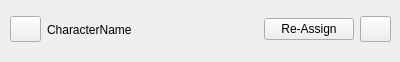
<?xml version="1.0" encoding="UTF-8"?>
<ui version="4.0">
 <class>Form</class>
 <widget class="QWidget" name="Form">
  <property name="geometry">
   <rect>
    <x>0</x>
    <y>0</y>
    <width>400</width>
    <height>62</height>
   </rect>
  </property>
  <property name="windowTitle">
   <string>Form</string>
  </property>
  <property name="windowIcon">
   <iconset>
    <normaloff>../../../Pictures/Icons/DialogueAI_AppIcon.xpm</normaloff>../../../Pictures/Icons/DialogueAI_AppIcon.xpm</iconset>
  </property>
  <widget class="QWidget" name="horizontalLayoutWidget">
   <property name="geometry">
    <rect>
     <x>10</x>
     <y>9</y>
     <width>381</width>
     <height>41</height>
    </rect>
   </property>
   <layout class="QHBoxLayout" name="horizontalLayout">
    <item>
     <widget class="QPushButton" name="pushButton_3">
      <property name="sizePolicy">
       <sizepolicy hsizetype="Minimum" vsizetype="Fixed">
        <horstretch>0</horstretch>
        <verstretch>0</verstretch>
       </sizepolicy>
      </property>
      <property name="minimumSize">
       <size>
        <width>31</width>
        <height>26</height>
       </size>
      </property>
      <property name="maximumSize">
       <size>
        <width>31</width>
        <height>26</height>
       </size>
      </property>
      <property name="text">
       <string/>
      </property>
      <property name="icon">
       <iconset theme="media-playback-start"/>
      </property>
     </widget>
    </item>
    <item>
     <widget class="QLabel" name="label">
      <property name="text">
       <string>CharacterName</string>
      </property>
     </widget>
    </item>
    <item>
     <widget class="QPushButton" name="pushButton">
      <property name="sizePolicy">
       <sizepolicy hsizetype="Minimum" vsizetype="Fixed">
        <horstretch>0</horstretch>
        <verstretch>0</verstretch>
       </sizepolicy>
      </property>
      <property name="maximumSize">
       <size>
        <width>90</width>
        <height>16777215</height>
       </size>
      </property>
      <property name="text">
       <string>Re-Assign</string>
      </property>
     </widget>
    </item>
    <item>
     <widget class="QPushButton" name="pushButton_2">
      <property name="minimumSize">
       <size>
        <width>31</width>
        <height>26</height>
       </size>
      </property>
      <property name="maximumSize">
       <size>
        <width>31</width>
        <height>26</height>
       </size>
      </property>
      <property name="text">
       <string/>
      </property>
      <property name="icon">
       <iconset theme="edit-delete"/>
      </property>
     </widget>
    </item>
   </layout>
  </widget>
 </widget>
 <resources/>
 <connections/>
</ui>
